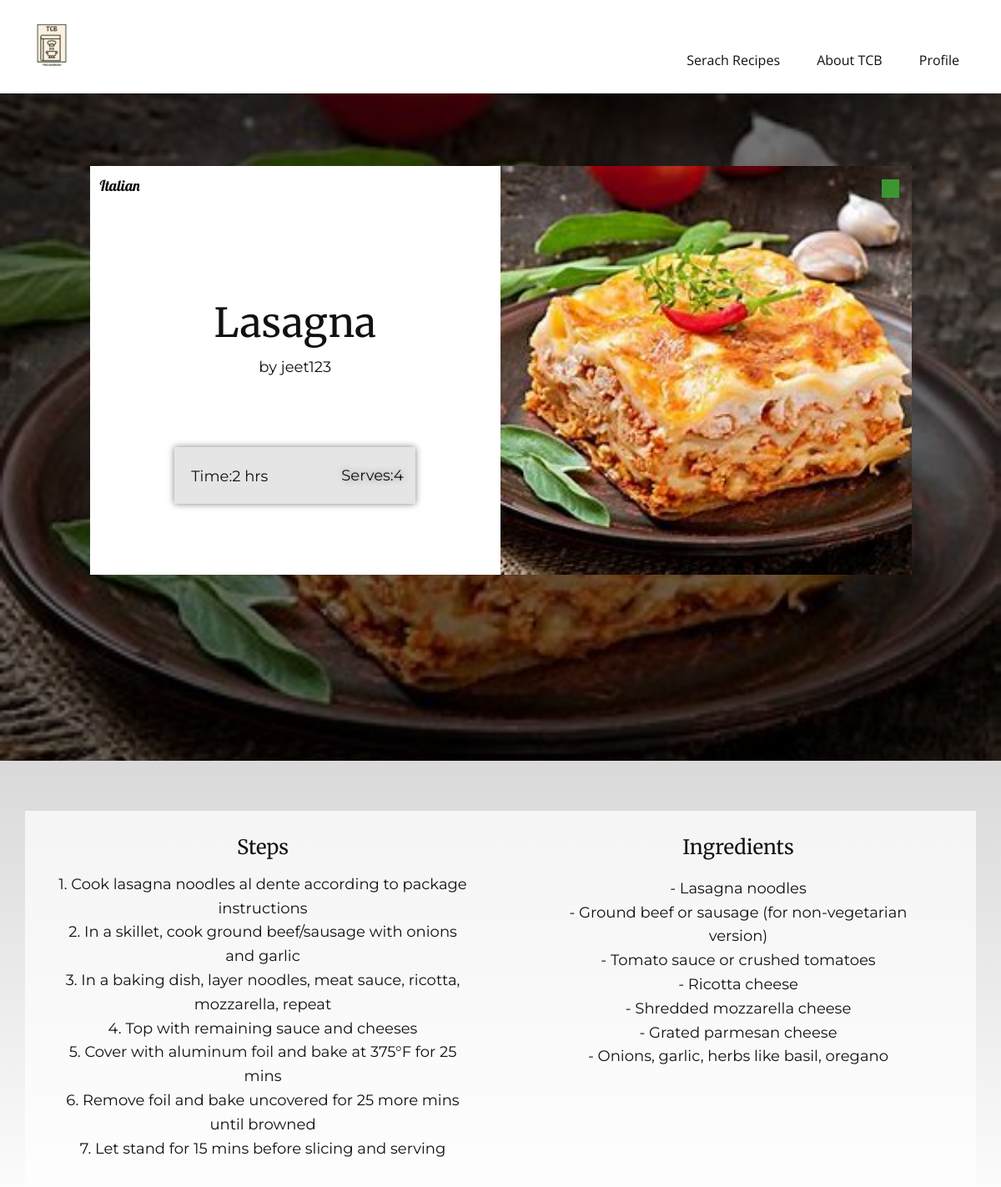
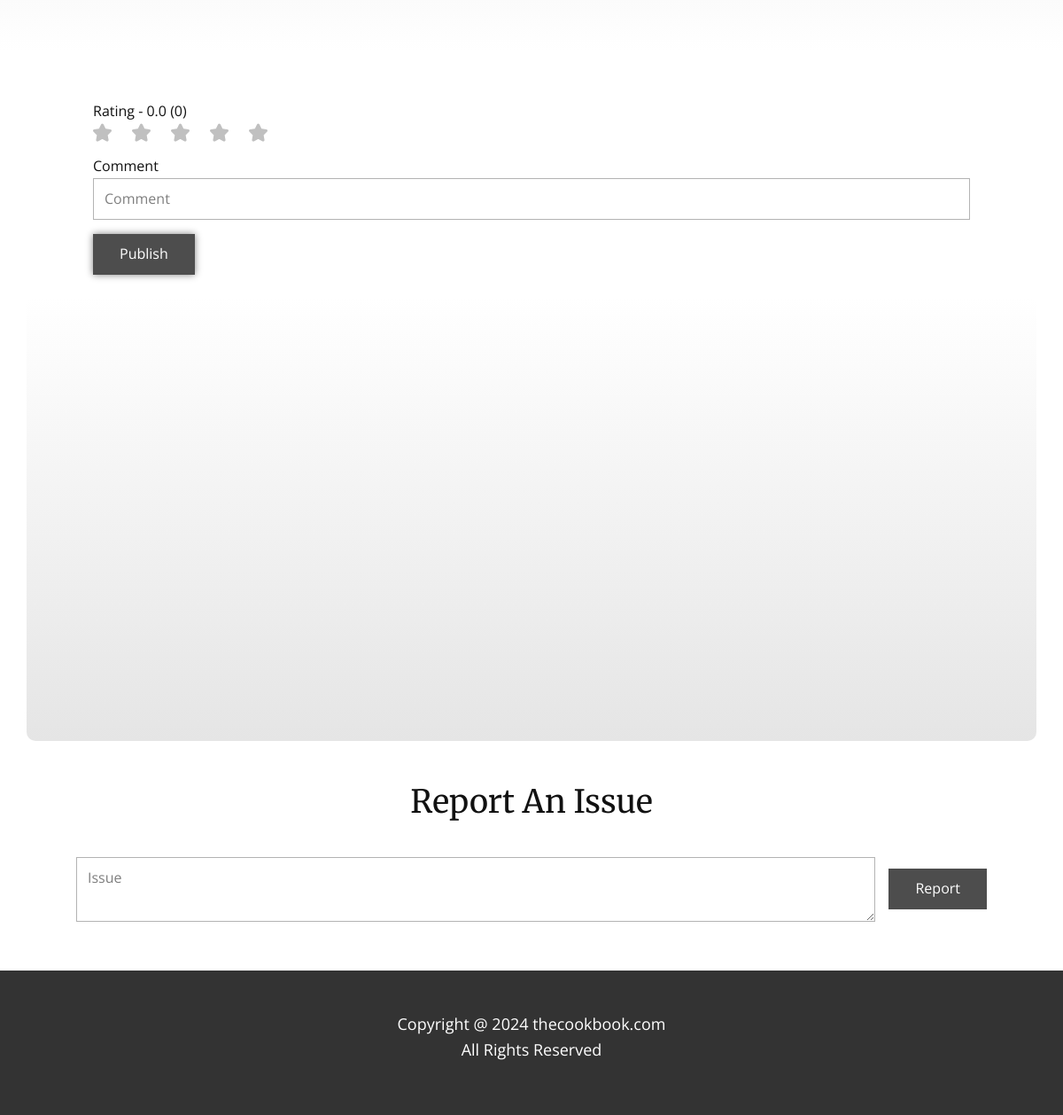
Page /vrecipe/9/ (signed in) on the committed database (2 pictures, top to bottom).
### TCB/models.py (models this page shows)
class Recipe(models.Model):
    recipe_id = models.AutoField(primary_key=True)
    user = models.ForeignKey(User, on_delete=models.CASCADE)
    recipe_name = models.CharField(max_length=100)
    recipe_image = models.ImageField(upload_to='static/recipe_images/')
    recipe_steps = models.TextField()
    ingredients = models.TextField()
    cooking_time = models.CharField(max_length=100)
    serving = models.IntegerField()
    cuisine = models.ForeignKey(Cuisine, on_delete=models.CASCADE)
    category = models.ForeignKey(Category, on_delete=models.CASCADE)
    rating = models.FloatField(default=0)
    count = models.IntegerField(default=0)
    veg = models.BooleanField()

class Cuisine(models.Model):
    cuisine_id = models.AutoField(primary_key=True)
    cuisine_name = models.CharField(max_length=100)

### TCB/views.py (the view)
# urls.py: path('vrecipe/<int:recipe_id>/',views.vrecipe,name="vrecipe"),
@login_required(login_url='/login')
def vrecipe(request,recipe_id):
    recipe = get_object_or_404(Recipe, recipe_id=recipe_id)
    user = request.user
    comment = Comment.objects.filter(user=user,recipe=recipe).first()
    all_comments = Comment.objects.filter(recipe=recipe)
    paginator = Paginator(all_comments,3)
    page_number = request.GET.get('page')
    try:
        comments = paginator.page(page_number)
    except PageNotAnInteger:
        comments = paginator.page(1)
    except EmptyPage:
        comments = paginator.page(paginator.num_pages)
    context={
        'recipe' : recipe,
        'comment' : comment,
        'comments' : comments,
    }
    return render(request,"vrecipe.html",context)

### templates/vrecipe.html (shortened to what this page needs)
{% load static %}
<!DOCTYPE html>
<html style="font-size: 16px;" lang="en">
  <head>
    <link rel="stylesheet" href="{% static 'nicepage.css' %}" media="screen" />
    <link rel="stylesheet" href="{% static 'vrecipe.css' %}" media="screen" />
  </head>
  <body data-path-to-root="./" data-include-products="false" class="u-body u-xl-mode" data-lang="en">
    <header class="u-clearfix u-header u-header" id="sec-2ef3">
      <div class="u-clearfix u-sheet u-sheet-1">
        <a href="/" class="u-image u-logo u-image-1" title="home"><img src="{% static 'images/TCB_transparent.png' %}" class="u-logo-image u-logo-image-1" /></a>
        <nav class="u-menu u-menu-dropdown u-offcanvas u-menu-1">
          <div class="u-custom-menu u-nav-container">
            <ul class="u-nav u-unstyled u-nav-1">
              {% if user.is_authenticated %}
                <li class="u-nav-item">
                  <a class="u-button-style u-nav-link u-text-active-palette-1-base u-text-hover-palette-2-base" href="/" style="padding: 10px 20px;">Serach Recipes</a>
                </li>
              {% endif %}
              <li class="u-nav-item">
                <a class="u-button-style u-nav-link u-text-active-palette-1-base u-text-hover-palette-2-base" href="/aboutus" style="padding: 10px 20px;">About TCB</a>
              </li>
              {% if user.is_authenticated %}
                <li class="u-nav-item">
                  <a class="u-button-style u-nav-link u-text-active-palette-1-base u-text-hover-palette-2-base" style="padding: 10px 20px;">Profile</a>
                </li>
              {% endif %}
            </ul>
          </div>
        </nav>
      </div>
    </header>
    <section class="u-clearfix u-image u-shading u-section-1" id="sec-3f03" data-image-width="1280" data-image-height="862">
      <div class="u-clearfix u-sheet u-valign-middle-xs u-sheet-1">
        <div class="data-layout-selected u-clearfix u-expanded-width-sm u-expanded-width-xs u-gutter-0 u-layout-wrap u-layout-wrap-1">
          <div class="u-layout" style="">
            <div class="u-layout-row" style="">
              <div class="u-align-center u-container-style u-layout-cell u-left-cell u-size-30 u-size-xs-60 u-white u-layout-cell-1" src="">
                <div class="u-container-layout u-container-layout-1">
                  <p class="u-align-center u-custom-font u-font-lobster u-text u-text-default u-text-1">{{recipe.cuisine.cuisine_name}}</p>
                  <h2 class="u-align-center u-custom-font u-font-merriweather u-text u-text-default u-text-2">{{recipe.recipe_name}}</h2>
                  <p class="u-align-center u-custom-font u-font-montserrat u-text u-text-default u-text-3">by {{recipe.user.username}}</p>
                  <div class="u-align-center u-container-align-center-lg u-container-align-center-md u-container-align-center-sm u-container-align-center-xl u-container-style u-grey-10 u-group u-group-1">
                    <div class="u-container-layout">
                      <p class="u-align-center u-custom-font u-font-montserrat u-text u-text-default u-text-4"  >Serves:{{recipe.serving}}</p>
                      <p class="u-align-center u-custom-font u-font-montserrat u-text u-text-default u-text-5">Time:{{recipe.cooking_time}} hrs</p>
                    </div>
                  </div>
                </div>
              </div>
              <div class="u-align-center u-container-style u-image u-layout-cell u-right-cell u-size-30 u-size-xs-60 u-image-1" src="" data-image-width="1280" data-image-height="862">
                <div class="u-container-layout u-container-layout-3" src="">
                  <div class="{% if recipe.veg %}green-box{% else %}red-box{% endif %} u-custom-color-1 u-preserve-proportions u-shape u-shape-rectangle u-shape-1"></div>
                </div>
              </div>
            </div>
          </div>
        </div>
      </div>
    </section>
    <section class="u-clearfix u-gradient u-section-2" id="sec-dddb">
      <div class="u-clearfix u-sheet u-valign-middle u-sheet-1">
        <div class="data-layout-selected u-clearfix u-expanded-width u-layout-wrap u-layout-wrap-1">
          <div class="u-layout">
            <div class="u-layout-row">
              <div class="u-container-style u-layout-cell u-opacity u-opacity-70 u-size-30 u-white u-layout-cell-1">
                <div class="u-container-layout u-container-layout-1">
                  <h4 class="u-align-center u-custom-font u-font-merriweather u-text u-text-default u-text-1">Steps</h4>
                  <p class="u-align-center u-custom-font u-font-montserrat u-text u-text-2">
                    {{recipe.recipe_steps|linebreaksbr}}
                  </p>
                </div>
              </div>
              <div class="u-container-style u-layout-cell u-opacity u-opacity-70 u-size-30 u-white u-layout-cell-2">
                <div class="u-container-layout u-container-layout-2">
                  <h4 class="u-align-center u-custom-font u-font-merriweather u-text u-text-default u-text-3">Ingredients</h4>
                  <p class="u-align-center u-custom-font u-font-montserrat u-text u-text-4">
                    {{recipe.ingredients|linebreaksbr}}
                  </p>
                </div>
              </div>
            </div>
          </div>
        </div>
      </div>
    </section>
    <section class="u-align-center u-clearfix u-section-3" id="sec-1959">
      <div class="u-clearfix u-sheet u-valign-middle-xs u-sheet-1">
        <div class="u-align-center-xs u-form u-form-1">
          <form action="comment" class="u-clearfix u-form-spacing-15 u-form-vertical u-inner-form" style="padding: 15px" source="email" method="post">
            <div class="u-form-group u-form-rating u-form-group-1">
              <label for="form-rating-7e22" class="u-label">Rating - {{recipe.rating}} ({{recipe.count}})</label>
              <div class="u-rating-icons u-spacing-23" id="rating-div">
                <span class="u-form-rating-item u-passive-icon u-text-grey-25 u-passive-icon-1">
                  <svg class="u-svg-link" preserveAspectRatio="xMidYMin slice" viewBox="0 0 49.94 49.94" style="">
                    <use xmlns:xlink="http://www.w3.org/1999/xlink" xlink:href="#svg-6e4d"></use>
                  </svg>
                </span>
                <span class="u-form-rating-item u-passive-icon u-text-grey-25 u-passive-icon-2">
                  <svg class="u-svg-link" preserveAspectRatio="xMidYMin slice" viewBox="0 0 49.94 49.94" style="">
                    <use xmlns:xlink="http://www.w3.org/1999/xlink" xlink:href="#svg-1839"></use>
                  </svg>
                </span>
                <span class="u-form-rating-item u-passive-icon u-text-grey-25 u-passive-icon-3">
                  <svg class="u-svg-link" preserveAspectRatio="xMidYMin slice" viewBox="0 0 49.94 49.94" style="">
                    <use xmlns:xlink="http://www.w3.org/1999/xlink" xlink:href="#svg-2a5b"></use>
                  </svg>
                </span>
                <span class="u-form-rating-item u-passive-icon u-text-grey-25 u-passive-icon-4">
                  <svg class="u-svg-link" preserveAspectRatio="xMidYMin slice" viewBox="0 0 49.94 49.94" style="">
                    <use xmlns:xlink="http://www.w3.org/1999/xlink" xlink:href="#svg-e988"></use>
                  </svg>
                </span>
                <span class="u-form-rating-item u-passive-icon u-text-grey-25 u-passive-icon-5">
                  <svg class="u-svg-link" preserveAspectRatio="xMidYMin slice" viewBox="0 0 49.94 49.94" style="">
                    <use xmlns:xlink="http://www.w3.org/1999/xlink" xlink:href="#svg-f22e"></use>
                  </svg>
                </span>
              </div>
            </div>
            <div class="u-form-group u-form-name u-label-top u-form-group-2">
              <label for="name-558c" class="u-label">Comment</label>
              <input type="text" placeholder="Comment" id="name-558c" name="comment" class="u-input u-input-rectangle" maxlength="150" />
            </div>
            <div class="u-form-group u-form-submit u-label-top u-form-group-3">
              <a href="comment" onclick="reloadPage()"class="u-border-none u-btn u-btn-submit u-button-style u-grey-70 u-btn-1">Publish</a>
            </div>
          </form>
        </div>
        <div class="u-container-style u-expanded-width u-gradient u-group u-radius u-shape-round u-group-1">
          <div class="u-container-layout u-valign-bottom-lg u-valign-bottom-md u-valign-bottom-sm u-valign-bottom-xl u-container-layout-1">
            <div class="u-expanded-width-xs u-list u-list-1">
              <div id="comments-section" class="u-repeater u-repeater-1">
              </div>
            </div>
          </div>
        </div>
      </div>
    </section>
    <section class="u-align-center u-clearfix u-section-4" id="sec-988d">
      <div class="u-clearfix u-sheet u-sheet-1">
        <h3 class="u-custom-font u-font-merriweather u-text u-text-default u-text-1">Report An Issue</h3>
        <div class="u-form u-form-1">
          <form action="/report" class="u-clearfix u-form-horizontal u-form-spacing-15 u-inner-form" style="padding: 15px;" source="email" method="post">
            <div class="u-form-group u-form-message u-label-none">
              <textarea placeholder="Issue" id="email-ef64" name="report" class="u-input u-input-rectangle" required="required"></textarea>
            </div>
            <div class="u-form-group u-form-submit">
              <a href="/report" onclick="reloadPage1()" class="u-border-none u-btn u-btn-submit u-button-style u-grey-70 u-btn-1">Report</a>
            </div>
          </form>
        </div>
      </div>
    </section>
    <footer class="u-align-center u-clearfix u-footer u-grey-80 u-footer" id="sec-2e22">
      <div class="u-clearfix u-sheet u-sheet-1">
        <p class="u-align-center u-text u-text-default u-text-1">
          Copyright @ 2024 thecookbook.com<br />All Rights Reserved
        </p>
      </div>
    </footer>
  </body>
</html>

### static/vrecipe.css (style rules this page uses)
.u-section-1 .u-sheet-1 { min-height: 100vh; }
.u-section-1 .u-layout-wrap-1 { width: 985px; margin: 87px auto 60px; }
.u-section-1 .u-layout-cell-1 { min-height: 490px; }
.u-section-1 .u-container-layout-1 { padding: 10px 12px; }
.u-section-1 .u-text-1 { font-weight: normal; margin: 0 auto 0 0; }
.u-section-1 .u-text-2 { margin: 123px auto 0; }
.u-section-1 .u-text-3 { margin: 12px auto 0; }
.u-section-1 .u-group-1 { width: 289px; min-height: 68px; box-shadow: 0px 0px 8px 0px rgba(128,128,128,1); margin: 82px auto 0; }
.u-section-1 .u-text-4 { text-shadow: 0px 0px 8px rgba(128,128,128,1); font-size: 1.125rem; margin: 20px auto 0 200px; }
.u-section-1 .u-text-5 { font-size: 1.125rem; margin: -28px auto 0 20px; }
.u-section-1 .u-container-layout-3 { padding: 16px 15px; }
.u-section-1 .u-shape-1 { width: 21px; height: 22px; margin: 0 0 0 auto; }
.u-section-2 { background-image: linear-gradient(#d9d9d9, white); }
.u-section-2 .u-sheet-1 { min-height: 400px; }
.u-section-2 .u-layout-wrap-1 { margin-top: 60px; margin-bottom: 60px; }
.u-section-2 .u-layout-cell-1 { background-image: none; min-height: 280px; }
.u-section-2 .u-container-layout-1 { padding: 30px; }
.u-section-2 .u-text-1 { font-weight: 400; margin: 0 auto; }
.u-section-2 .u-text-2 { margin: 15px 10px 0; }
.u-section-2 .u-layout-cell-2 { background-image: none; min-height: 280px; }
.u-section-2 .u-container-layout-2 { padding: 30px; }
.u-section-2 .u-text-3 { font-weight: 400; margin: 0 auto; }
.u-section-2 .u-text-4 { font-weight: 400; margin: 20px 15px 0; }
.u-section-3 .u-sheet-1 { min-height: 784px; }
.u-section-3 .u-form-1 { height: 107px; width: 1020px; margin: 40px auto 0; }
.u-section-3 .u-form-group-1 { margin-left: 0; }
.u-section-3 .u-passive-icon-1 { display: none; height: 21px; width: 21px; }
.u-section-3 .u-passive-icon-2 { display: none; height: 21px; width: 21px; }
.u-section-3 .u-passive-icon-3 { display: none; height: 21px; width: 21px; }
.u-section-3 .u-passive-icon-4 { display: inline; height: 21px; width: 21px; }
.u-section-3 .u-passive-icon-5 { display: inline; height: 21px; width: 21px; }
.u-section-3 .u-form-group-2 { width: 100%; }
.u-section-3 .u-form-group-3 { width: 100%; }
.u-section-3 .u-btn-1 { background-image: none; box-shadow: 0px 0px 8px 0px rgba(128,128,128,1); padding-top: 10px; padding-bottom: 10px; }
.u-section-3 .u-group-1 { --radius: 10px; height: auto; background-image: linear-gradient(white, #e5e5e5); margin-top: -6px; margin-bottom: 0; min-height: 501px; }
.u-section-3 .u-container-layout-1 { padding: 30px 24px; }
.u-section-3 .u-list-1 { width: 1092px; margin: 0 auto 0 0; }
.u-section-3 .u-repeater-1 { grid-gap: 10px 10px; grid-auto-columns: 100%; grid-template-columns: 100%; min-height: 375px; }
.u-section-4 .u-sheet-1 { min-height: 251px; }
.u-section-4 .u-text-1 { margin: 41px auto 0; }
.u-section-4 .u-form-1 { height: 102px; width: 1058px; margin: 25px auto 40px; }
.u-section-4 .u-btn-1 { background-image: none; }

### rows in the picture
Recipe: cuisine.cuisine_name "Italian", recipe_name "Lasagna", user.username "jeet123", serving "4", cooking_time "2", recipe_steps "1. Cook lasagna noodles al dente according to package instructions 2. In a skillet, cook ground beef/sausage with onions and garlic 3. In a baking dish, layer noodles, meat sauce, ricotta, mozzarella, repeat 4. Top with remaining sauce and cheeses 5. Cover with aluminum foil and bake at 375°F for 25 mins 6. Remove foil and bake uncovered for 25 more mins until browned 7. Let stand for 15 mins before slicing and serving", ingredients "- Lasagna noodles - Ground beef or sausage (for non-vegetarian version) - Tomato sauce or crushed tomatoes - Ricotta cheese - Shredded mozzarella cheese - Grated parmesan cheese - Onions, garlic, herbs like basil, oregano", rating "0.0", count "0"
